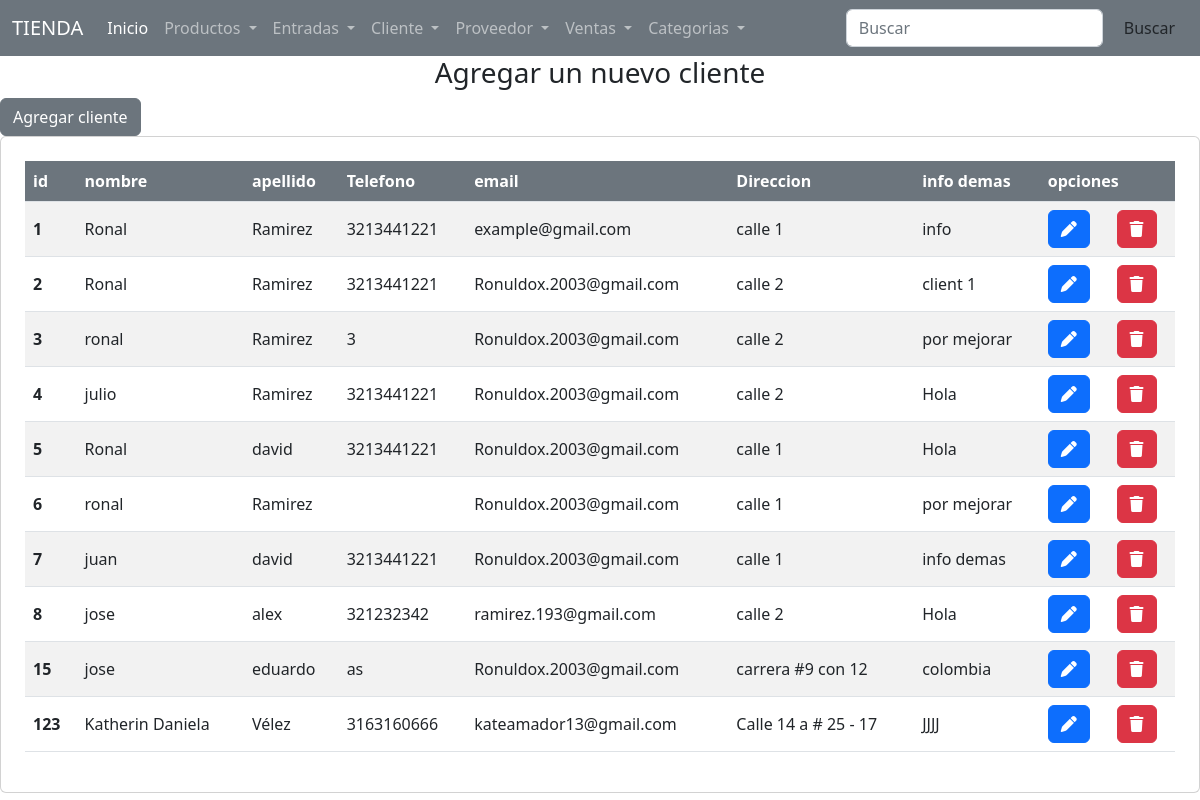
Page /crudCliente/cliente.vista.php on the committed database.
### tables this page shows
CREATE TABLE `clientes` (
  `id_cliente` int NOT NULL,
  `nombre_cliente` varchar(30) NOT NULL,
  `apellido_cliente` varchar(30) NOT NULL,
  `telefono_cliente` varchar(15) NOT NULL,
  `email_cliente` varchar(40) NOT NULL,
  `direccion_cliente` varchar(40) NOT NULL,
  `info_cliente` varchar(250) NOT NULL,
  `estado_cliente` tinyint(1) NOT NULL
);

### crudCliente/cliente.vista.php (the view, shortened to what this page needs)
<!DOCTYPE html>
<html lang="en">
<head>
    <link rel="stylesheet" href="style.css">
    <link href="https://cdn.jsdelivr.net/npm/bootstrap@5.2.0/dist/css/bootstrap.min.css" rel="stylesheet"
>
    <link rel="stylesheet" href="https://cdn.jsdelivr.net/npm/bootstrap-icons@1.9.1/font/bootstrap-icons.css">
</head>
<body>
    <?php include '../php/util/header.php';  ?>
    <h3 class="text-center">Agregar un nuevo cliente</h3>
    <button type="button" class="btn btn-secondary" data-bs-toggle="modal" data-bs-target="#guardar">
        Agregar cliente
    </button>
    <div class="card">
        <div class="p-4">
            <table class="table table-striped align-middle">
                <thead>
                    <tr class="bg-secondary text-white">
                        <th scope="col">id</th>
                        <th scope="col">nombre</th>
                        <th scope="col">apellido</th>
                        <th scope="col">Telefono</th>
                        <th scope="col">email</th>
                        <th scope="col">Direccion</th>
                        <th scope="col">info demas</th>
                        <th scope="col" colspan="2">opciones</th>
                    </tr>
                </thead>
                <tbody>
                    <?php
                    include_once('../conexion.php') ?>
                    <?php
                    $sql = $conn->query("SELECT * FROM clientes WHERE estado_cliente = 0");
                    while ($datos = $sql->fetch_object()) {
                        $datosclientes = $datos->id_cliente . "||" .
                            $datos->nombre_cliente . "||" .
                            $datos->apellido_cliente . "||" .
                            $datos->telefono_cliente . "||" .
                            $datos->email_cliente . "||" .
                            $datos->direccion_cliente . "||" .
                            $datos->info_cliente;
                    ?>
                    <tr>
                        <th scope="row"><?= $datos->id_cliente; ?></th>
                        <td><?= $datos->nombre_cliente; ?></td>
                        <td><?= $datos->apellido_cliente; ?></td>
                        <td><?= $datos->telefono_cliente; ?></td>
                        <td><?= $datos->email_cliente; ?></td>
                        <td><?= $datos->direccion_cliente; ?></td>
                        <td><?= $datos->info_cliente; ?></td>
                        <td><a class="btn btn-succes btn-primary " data-bs-toggle="modal" data-bs-target="#editar">
                                <i class="fa-solid fa-pen" onclick="agregarForm('<?php echo $datosclientes ?>');"></i></a></td>
                        <td> <a href="cliente.vista.php?id=<?= $datos->id_cliente ?>" class="btn btn-small btn-danger"
                        name="estado_cliente" type="submit" data-bs-target="#eliminar"><i class="fa-solid fa-trash"></i></a></td>
                    </tr>
                    <?php } ?>
                </tbody>
            </table>
        </div>
    </div>
    <?php include '../php/util/footer.php';  ?>

### util/header.php (shortened to what this page needs)
<!DOCTYPE html>
<html lang="es">
<head>
    <link rel="stylesheet" href="style.css">
    <link href="https://cdn.jsdelivr.net/npm/bootstrap@5.2.0/dist/css/bootstrap.min.css" rel="stylesheet">
</head>
<body>
    <nav class="navbar navbar-expand-lg navbar navbar-dark bg-secondary">
        <div class="container-fluid  text-white">
            <a class="navbar-brand" href="../index.php">TIENDA</a>
            <div class="collapse navbar-collapse " id="navbarSupportedContent">
                <ul class="navbar-nav me-auto mb-2 mb-lg-0">
                    <li class="nav-item">
                        <a class="nav-link active" aria-current="page" href="../index.php">Inicio</a>
                    </li>
                    <li class="nav-item dropdown">
                        <a class="nav-link dropdown-toggle" href="#" role="button" data-bs-toggle="dropdown" aria-expanded="false">
                            Productos
                        </a>
                    </li>
                    <li class="nav-item dropdown">
                        <a class="nav-link dropdown-toggle" href="#" role="button" data-bs-toggle="dropdown" aria-expanded="false">
                            Entradas
                        </a>
                    </li>
                    <li class="nav-item dropdown">
                        <a class="nav-link dropdown-toggle" href="#" role="button" data-bs-toggle="dropdown" aria-expanded="false">
                            Cliente
                        </a>
                    </li>
                    <li class="nav-item dropdown">
                        <a class="nav-link dropdown-toggle" href="#" role="button" data-bs-toggle="dropdown" aria-expanded="false">
                            Proveedor
                        </a>
                    </li>
                    <li class="nav-item dropdown">
                        <a class="nav-link dropdown-toggle" href="#" role="button" data-bs-toggle="dropdown" aria-expanded="false">
                            Ventas
                        </a>
                    </li>
                    <li class="nav-item dropdown">
                        <a class="nav-link dropdown-toggle" href="#" role="button" data-bs-toggle="dropdown" aria-expanded="false">
                            Categorias
                        </a>
                    </li>
                </ul>
                <form class="d-flex" role="search">
                    <input class="form-control me-2" type="search" placeholder="Buscar" aria-label="Search">
                    <button class="btn btn-outline-secundary" type="submit">Buscar</button>
                </form>
            </div>
        </div>
    </nav>

### util/footer.php (shortened to what this page needs)
</body>
</html>

### rows in the picture
clientes: id_cliente "1", nombre_cliente "Ronal", apellido_cliente "Ramirez", telefono_cliente "3213441221", email_cliente "example@gmail.com", direccion_cliente "calle 1", info_cliente "info"
clientes: id_cliente "2", nombre_cliente "Ronal", apellido_cliente "Ramirez", telefono_cliente "3213441221", email_cliente "Ronuldox.2003@gmail.com", direccion_cliente "calle 2", info_cliente "client 1"
clientes: id_cliente "3", nombre_cliente "ronal", apellido_cliente "Ramirez", telefono_cliente "3", email_cliente "Ronuldox.2003@gmail.com", direccion_cliente "calle 2", info_cliente "por mejorar"
clientes: id_cliente "4", nombre_cliente "julio", apellido_cliente "Ramirez", telefono_cliente "3213441221", email_cliente "Ronuldox.2003@gmail.com", direccion_cliente "calle 2", info_cliente "Hola"
clientes: id_cliente "5", nombre_cliente "Ronal", apellido_cliente "david", telefono_cliente "3213441221", email_cliente "Ronuldox.2003@gmail.com", direccion_cliente "calle 1", info_cliente "Hola"
clientes: id_cliente "6", nombre_cliente "ronal", apellido_cliente "Ramirez", email_cliente "Ronuldox.2003@gmail.com", direccion_cliente "calle 1", info_cliente "por mejorar"
clientes: id_cliente "7", nombre_cliente "juan", apellido_cliente "david", telefono_cliente "3213441221", email_cliente "Ronuldox.2003@gmail.com", direccion_cliente "calle 1", info_cliente "info demas"
clientes: id_cliente "8", nombre_cliente "jose", apellido_cliente "alex", telefono_cliente "321232342", email_cliente "ramirez.193@gmail.com", direccion_cliente "calle 2", info_cliente "Hola"
clientes: id_cliente "15", nombre_cliente "jose", apellido_cliente "eduardo", telefono_cliente "as", email_cliente "Ronuldox.2003@gmail.com", direccion_cliente "carrera #9 con 12", info_cliente "colombia"
clientes: id_cliente "123", nombre_cliente "Katherin Daniela", apellido_cliente "Vélez", telefono_cliente "3163160666", email_cliente "kateamador13@gmail.com", direccion_cliente "Calle 14 a # 25 - 17", info_cliente "JJJJ"
